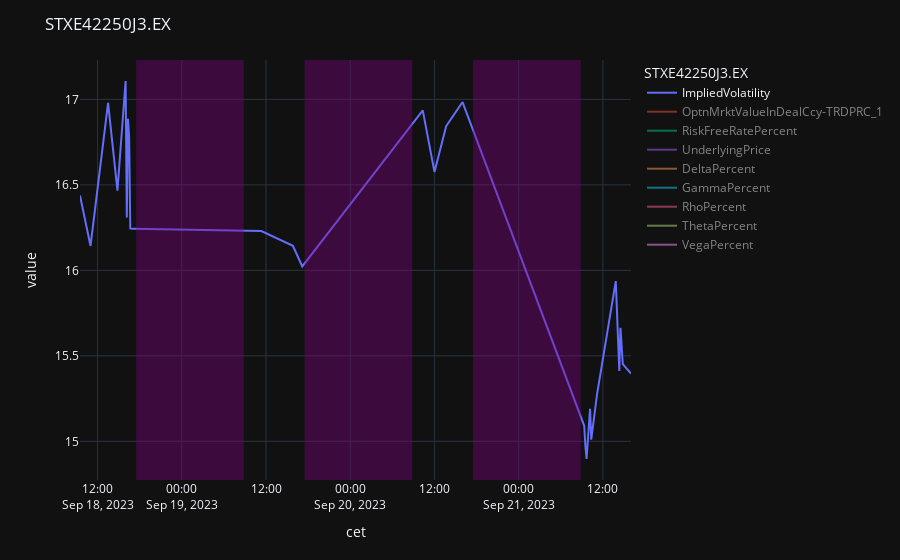

Write notebook code for a chart like this one.
### Code cell
display(closest_atm_optn)

fig = px.line(IPADfGraph)  # This is just to see the implied vol graph when that field is available
# fig.layout = dict(xaxis=dict(type="category"))

# Format Graph: https://plotly.com/python/tick-formatting/
fig.update_layout(
    title=instrument,
    template='plotly_dark')

# Make it so that only one line is shown by default: # https://stackoverflow.com/questions/73384807/plotly-express-plot-subset-of-dataframe-columns-by-default-and-the-rest-as-opt
fig.for_each_trace(
    lambda t: t.update(
        visible=True if t.name in IPADfGraph.columns[:1] else "legendonly"))

# Add shade in Non Trading Hours
shapes = [
    {'type': "rect", 'xref': 'x', 'yref': 'paper',
     'fillcolor': 'purple', 'opacity': 0.4,
     "line": {"color": "purple", "width": 0},
     'x0': i[0], 'y0': 0,
     'x1': i[1], 'y1': 1}
     for i in Get_ooth(df=IPADfGraph, tz=None)]

fig.update_layout(shapes=shapes,)


fig.show()
